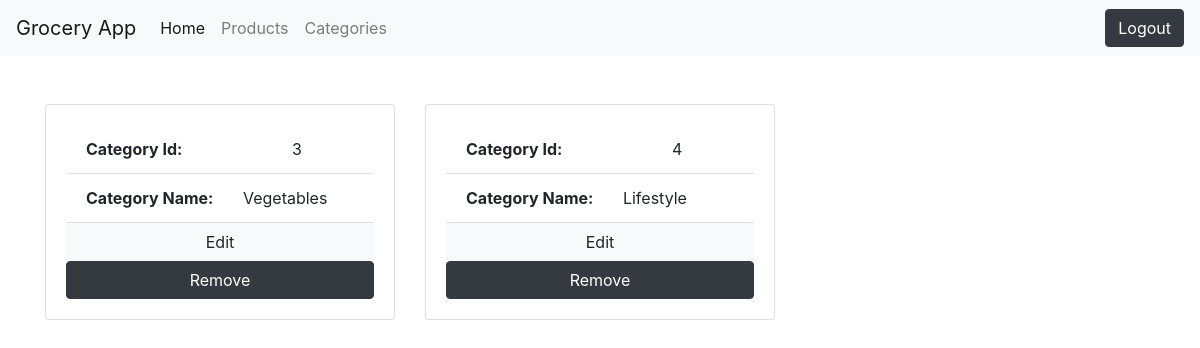
Page /view/category (signed in) on the committed database.
### app.py (models this page shows)
class Category(db.Model):
    category_id=db.Column(db.Integer,primary_key=True)
    category_name=db.Column(db.String(20),unique=True,nullable=False)

### app.py (the view)
@app.route('/view/category')
@login_required
def view_category():
    sun=Category.query.all()
    return render_template("vc.html",sun=sun)

### app.py (called while the page is built)
@login_manager.user_loader
def load_admin(admin_id):
    return Admin.query.get(int(admin_id))

### templates/vc.html (shortened to what this page needs)
<!DOCTYPE html>
<html lang="en">
<head>
    <link rel="stylesheet" href="https://maxcdn.bootstrapcdn.com/bootstrap/4.5.2/css/bootstrap.min.css">
</head>
<body>
    <nav class="navbar navbar-expand-lg navbar-light bg-light">
        <a class="navbar-brand" href="#">Grocery App</a>
        <div class="collapse navbar-collapse" id="navbarNav">
            <ul class="navbar-nav">
                <li class="nav-item active">
                    <a class="nav-link" href="{{ url_for('admindashboard') }}">Home</a>
                </li>
                <li class="nav-item">
                    <a class="nav-link" href="{{ url_for('view_product') }}">Products</a>
                </li>
                <li class="nav-item">
                    <a class="nav-link" href="{{ url_for('view_category') }}">Categories</a>
                </li>
            </ul>
        </div>
        <div class="ml-auto">
            <a href="{{url_for('logout')}}" class="btn btn-dark">Logout</a>
        </div>
    </nav>
    <div class="container mt-5">
        <div class="row">
            {% for each in sun %}
                <div class="col-md-4">
                    <div class="card">
                        <div class="card-body">
                            <ul class="list-group list-group-flush">
                                <li class="list-group-item"><span style="margin-right: 100px"><Strong>Category Id:</Strong></span>  <span style="margin-left:5px;">{{each['category_id']}}</span></li>
                                <li class="list-group-item"><span style="margin-right: 25px"><Strong>Category Name:</Strong> </span> {{each['category_name']}}</li>
                                <a class="btn btn-light" href="/cat/update/{{each['category_id']}}" role="button">Edit</a>
                                <a class="btn btn-dark" href="/cat/delete/{{each['category_id']}}" role="button">Remove</a>
                            </ul>
                        </div>
                    </div>
                </div>
            {% endfor %}
        </div>
    </div>
</body>
</html>

### rows in the picture
Category: category_id "3", category_name "Vegetables"
Category: category_id "4", category_name "Lifestyle"
